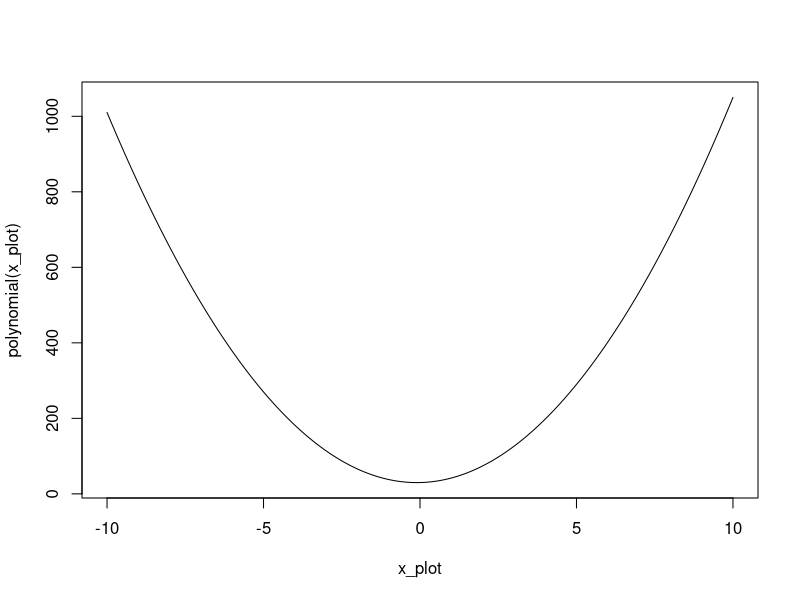
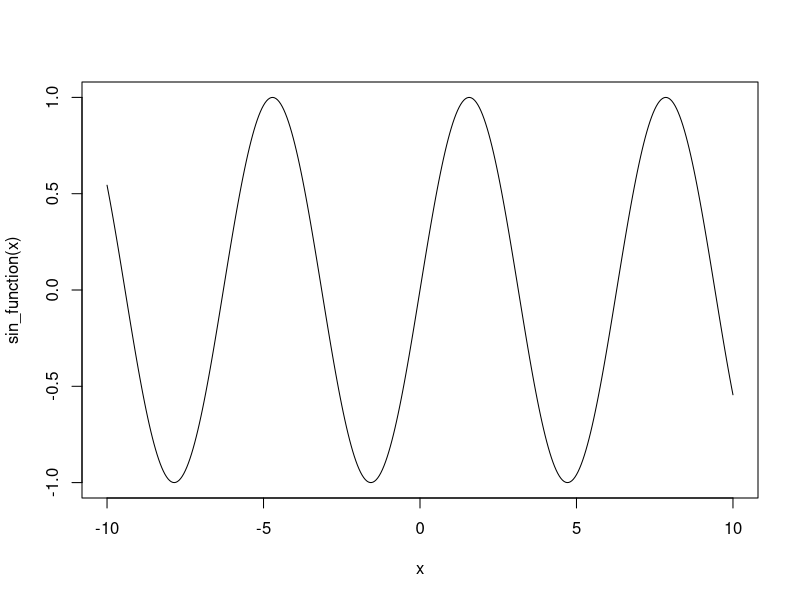
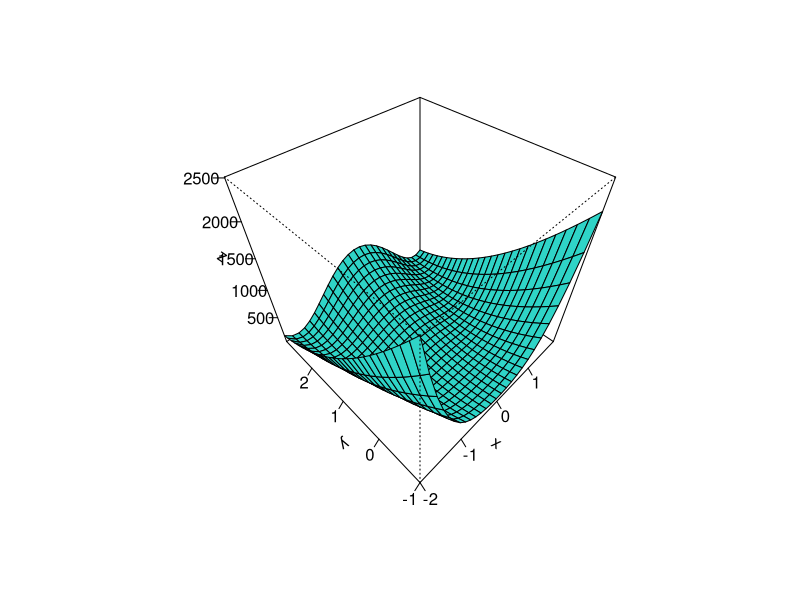
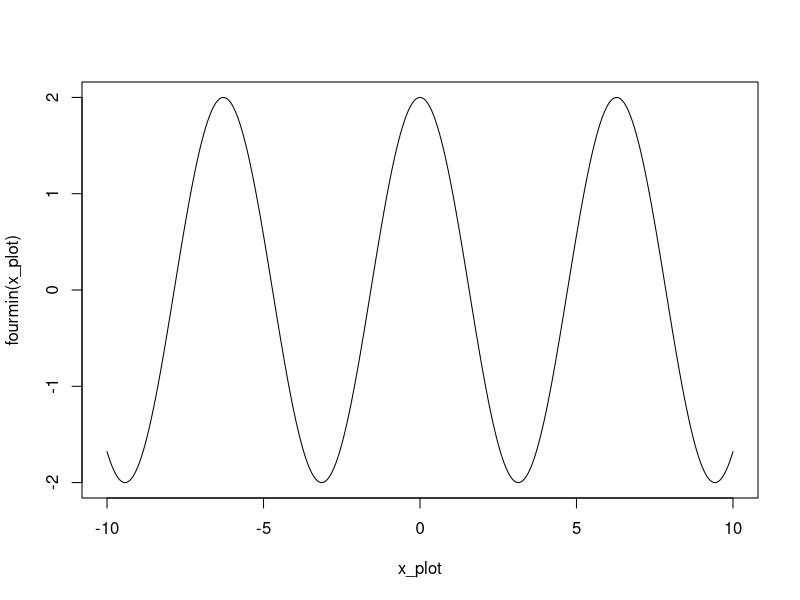

Here is the R script that generated these plots, in order: (Note: this script raises an error after producing the figures.)
## ---- chunk 1
knitr::opts_chunk$set(echo = TRUE)
## ---- chunk 2
# We first define our function, in our case it is a polynomial expression. 
polynomial <- function(x){
  f_x <- 10*x^2 + 2*x + 30 
  return(f_x)
}
x_plot <- seq(-10,10, by = .05)
#plot the function as a line (type = "l"). 
plot(x_plot, polynomial(x_plot), type = "l")
## ---- chunk 3
#check out ?optim()
?optim()
## ---- chunk 4
#How to find the local minimum using Optim function()
#Without derivative method
optim(1, fn = polynomial, method= "Brent", lower = -10, upper = 10)
## ---- chunk 5
# with derivative
optim(1, fn = polynomial, method = "CG")
## ---- chunk 6
sin_function <- function(x){
  f_x <- sin(x)
  return(f_x)
}
x <- seq(-10,10 , by = .05)
plot(x,sin_function(x), type = "l")
## ---- chunk 7
#Optim will always find the local minimum which is the closest to the starting value.  
x = -10
repeat{
  print(paste("for x = ", x," the closest minimum is at x =",optim(x, sin_function, method = "CG")$par))
  x = x +1
  if (x > 10) break("X limit reached")
}
## ---- chunk 8
f <- function(x1,y1){
 f_x <- (1-x1)^2 + 100*(y1- x1^2)^2
 return(f_x)
}
x <- seq(-2,2,by=.15)
y <- seq(-1,3,by=.15) 
z <- outer(x,y,f) #All possible combination of x,y is used to calculate all possible f(x,y) = z. 
#how to plot 3D
persp(x,y,z,phi=45,theta=-45,col="#30D5C8",shade=.00000001,ticktype="detailed")
## ---- chunk 9
f <- function(x){
  f_x <- (1-x[1])^2 + 100*(x[2]-x[1]^2)^2
  return(f_x)
} 
optim(c(0,0) , f)
## ---- chunk 10
set.seed(101) #random seed to reproduce results
n <- 1e2
x <- rnorm(n, 20, 2) # so this is 1e2x1 predictor matrix 
y <- rnorm(n, mean = x *2, sd  =1 )                   # this is our outcome variable, a 1e2x1 vector
X_matrix <- cbind(rep(1, 100), x)      # adding a column of 1s as intercept to the design matrix X (1e2 x 1)
theta <- rep(0,2)               # set up the initial theta 2 x 1 vector
## ---- chunk 11
loss_function <-function(X, y, par){  
  n <- length(y)
  loss <- sum((X%*%par - y)^2)/(n-length(par))
return(loss) 
}
## ---- chunk 12
coef <- optim(par = theta, fn = loss_function , X = X_matrix, y = y, method = "BFGS")
coef$par
## ---- chunk 13
SE_beta_calc <- function(X,y,theta){
  n <- length(y)
  x <- X[,2]
  y_hat <- X %*% theta
  
  SE_beta <- ((1/(n-2)) *  (sum((y - y_hat)^2)) /  sum((x - mean(x))^2))
  return(SE_beta)
}
SE_beta_calc(X_matrix, y , coef$par)
## ---- chunk 14
summary(lm(y~ x))
## ---- chunk 15
fourmin <- function(x){
  f_x <- 2*cos(x) 
  return(f_x)
}
x_plot <- seq(-10,10, by = .05)
plot(x_plot, fourmin(x_plot), type = "l")
## ---- chunk 16
#Optim will always find the local minimum which is the closest to the starting value with periodic function
x = -10
repeat{
  print(paste("for x = ", x," the closest minimum is at x =",optim(x, fourmin, method = "CG")$par))
  x = x +1
  if (x > 10) break("X limit reached")
}
## ---- chunk 17
#zero is a mazima, using deriv() and polyroot(), else in head

## ---- chunk 18
#Optim will always find the local minimum which is the closest to the starting value with periodic function
x = -10
repeat{
  print(paste("for x = ", x," the closest maxima is at x =",optim(-x, fourmin, method = "CG")$par))
  x = x +1
  if (x > 10) break("X limit reached")
}
## ---- chunk 19
set.seed(10) #random seed to reproduce results
n <- 4
x <- rnorm(n, 20, 2) # so this is 4x1 predictor matrix 
y <- rnorm(n, mean = x *2, sd  =1 )                   # this is our outcome variable, a 4x1 vector
X_matrix <- cbind(rep(1, 100), x)      # adding a column of 1s as intercept to the design matrix X (4 x 1)
theta <- rep(0,2)               # set up the initial theta 2 x 1 vector
## ---- chunk 20
loss_function <-function(X, y, par){  
  n <- length(y)
  loss <- sum((X%*%par - y)^3)/(n-length(par))
return(loss) 
}
## ---- chunk 21
coef <- optim(par = theta, fn = loss_function , X = X_matrix, y = y, method = "BFGS")
coef$par
## ---- chunk 22
set.seed(42) #random seed to reproduce results
n <- 1
x <- rnorm(n, 20, 2) # so this is 4x1 predictor matrix 
y <- rnorm(n, mean = x *2, sd  =1 )                   # this is our outcome variable, a 4x1 vector
X_matrix <- cbind(rep(1, 100), x)      # adding a column of 1s as intercept to the design matrix X (4 x 1)
theta <- rep(0,2)               # set up the initial theta 2 x 1 vector
## ---- chunk 23
cost_function1 <-function(X, y, par){  
  n <- length(y)
  cost <- sum((X%*%par - y)^20)/(n-length(par))
return(cost) 
}

cost_function2 <-function(X, y, par){  
  n <- length(y)
  cost <- sum((X%*%par - y)^3)/(n-length(par))*2
return(cost) 
}

cost_function3 <-function(X, y, par){  
  n <- length(y)
  cost <- sum((X%*%par - y)^3)*(n-length(par))
return(cost) 
}
## ---- chunk 24
coef <- optim(par = theta, fn = cost_function1 , X = X_matrix, y = y, method = "BFGS")
coef$par #-2.138879e+12 -4.864293e+13

coef <- optim(par = theta, fn = cost_function2 , X = X_matrix, y = y, method = "BFGS")
coef$par #2.361311e+20 5.370213e+21

coef <- optim(par = theta, fn = cost_function3 , X = X_matrix, y = y, method = "BFGS")
coef$par #2.951694e+19 6.712780e+20
## ---- chunk 25
X <-  rnorm(n, mean=y^2/2,sd=2)
par <- rnorm(n,mean=0,sd=2)

x_plot <- seq(-10,10, by = .05)
plot(x_plot, cost_function3(X=X,y=y,par=par), type = "l") #wrong
## ---- chunk 26
log_likelihood_function <- function(model, y){
  y_hat = fitted.values(model)
  temp_vec = y * log(p) + (1-y) * log(1-p)
  return (sum(temp_vec))
}
## ---- chunk 27
#How many samples
n <- 1e2
slope <- 0.43
#Simulate mothers height. 
height_of_mothers <- rnorm(n, mean = 170, sd = 7.5)
height_of_mothers_central <- height_of_mothers - mean(height_of_mothers)
#Slope of 0.76
height_of_daughters <- 170 + height_of_mothers_central * slope
height_of_daughters_central <- height_of_daughters - mean(height_of_daughters)
#run regression model
lm_height <- lm(height_of_daughters ~ height_of_mothers_central)
summary(lm_height)
plot( y = height_of_daughters,  x= height_of_mothers_central)
abline(a = lm_height$coefficients[1], b= lm_height$coefficients[2])
## ---- chunk 28
height_daughter_of_daughter <-170 + height_of_daughters_central * slope
height_daughter_of_daughter_central <- height_daughter_of_daughter - mean(height_daughter_of_daughter)
#plot
plot(height_of_daughters_central, height_daughter_of_daughter)
## ---- chunk 29
height_daughter_of_daughter_of_daughter <- 170 + slope * height_daughter_of_daughter_central
plot(height_daughter_of_daughter_central , height_daughter_of_daughter_of_daughter)
## ---- chunk 30
#How many samples
n <- 1e2
slope <- 0.43
#Simulate mothers height. 
height_of_mothers <- rnorm(n, mean = 170, sd = 7.5)
height_of_mothers_central <- height_of_mothers - mean(height_of_mothers)
#Slope of 0.76
height_of_daughters <- rnorm(n, mean = 170 + height_of_mothers_central * slope, sd = 7.5)
height_of_daughters_central <- height_of_daughters - mean(height_of_daughters)
#run regression model
lm_height <- lm(height_of_daughters ~ height_of_mothers_central)
summary(lm_height)
plot( y = height_of_daughters,  x= height_of_mothers_central)
abline(a = lm_height$coefficients[1], b= lm_height$coefficients[2])
## ---- chunk 31
height_daughter_of_daughter <- rnorm(n, mean = 170 + height_of_daughters_central * slope, sd = 7.5)
height_daughter_of_daughter_central <- height_daughter_of_daughter - mean(height_daughter_of_daughter)
#plot
plot(height_of_daughters_central, height_daughter_of_daughter)
## ---- chunk 32
height_daughter_of_daughter_of_daughter <- rnorm(n , mean = 170 + slope * height_daughter_of_daughter_central, sd = 7.5)
plot(height_daughter_of_daughter_central , height_daughter_of_daughter_of_daughter)
